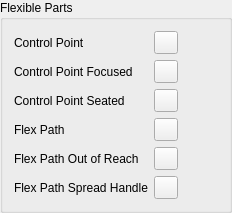
        <widget class="QGroupBox" name="FlexiblePartsColorsGroup">
         <property name="title">
          <string>Flexible Parts</string>
         </property>
         <layout class="QGridLayout" name="FlexiblePartsColorsLayout">
          <item row="0" column="0">
           <widget class="QLabel" name="label_35">
            <property name="toolTip">
             <string>Choose the display color for control points.</string>
            </property>
            <property name="buddy">
             <cstring>ControlPointColorButton</cstring>
            </property>
            <property name="text">
             <string>Control Point</string>
            </property>
           </widget>
          </item>
          <item row="0" column="1">
           <widget class="QToolButton" name="ControlPointColorButton">
            <property name="accessibleName">
             <string>Control Point Color</string>
            </property>
            <property name="toolTip">
             <string>Choose the display color for control points.</string>
            </property>
            <property name="text">
             <string />
            </property>
           </widget>
          </item>
          <item row="1" column="0">
           <widget class="QLabel" name="label_36">
            <property name="toolTip">
             <string>Choose the display color for the focused control point.</string>
            </property>
            <property name="buddy">
             <cstring>ControlPointFocusedColorButton</cstring>
            </property>
            <property name="text">
             <string>Control Point Focused</string>
            </property>
           </widget>
          </item>
          <item row="1" column="1">
           <widget class="QToolButton" name="ControlPointFocusedColorButton">
            <property name="accessibleName">
             <string>Focused Control Point Color</string>
            </property>
            <property name="toolTip">
             <string>Choose the display color for the focused control point.</string>
            </property>
            <property name="text">
             <string />
            </property>
           </widget>
          </item>
          <item row="2" column="0">
           <widget class="QLabel" name="ControlPointSeatedColorLabel">
            <property name="toolTip">
             <string>Choose the display color for an end control point whose fitting sits on a connection, or would when you drop it there.</string>
            </property>
            <property name="buddy">
             <cstring>ControlPointSeatedColorButton</cstring>
            </property>
            <property name="text">
             <string>Control Point Seated</string>
            </property>
           </widget>
          </item>
          <item row="2" column="1">
           <widget class="QToolButton" name="ControlPointSeatedColorButton">
            <property name="accessibleName">
             <string>Seated Control Point Color</string>
            </property>
            <property name="toolTip">
             <string>Choose the display color for an end control point whose fitting sits on a connection, or would when you drop it there.</string>
            </property>
            <property name="text">
             <string />
            </property>
           </widget>
          </item>
          <item row="3" column="0">
           <widget class="QLabel" name="PathColorLabel">
            <property name="toolTip">
             <string>Choose the display color for the flex path of a flexible part, along the length the part covers.</string>
            </property>
            <property name="buddy">
             <cstring>PathColorButton</cstring>
            </property>
            <property name="text">
             <string>Flex Path</string>
            </property>
           </widget>
          </item>
          <item row="3" column="1">
           <widget class="QToolButton" name="PathColorButton">
            <property name="accessibleName">
             <string>Flex Path Color</string>
            </property>
            <property name="toolTip">
             <string>Choose the display color for the flex path of a flexible part, along the length the part covers.</string>
            </property>
            <property name="text">
             <string />
            </property>
           </widget>
          </item>
          <item row="4" column="0">
           <widget class="QLabel" name="PathOutOfReachColorLabel">
            <property name="toolTip">
             <string>Choose the display color for the stretch of a flex path the part is too short to cover.</string>
            </property>
            <property name="buddy">
             <cstring>PathOutOfReachColorButton</cstring>
            </property>
            <property name="text">
             <string>Flex Path Out of Reach</string>
            </property>
           </widget>
          </item>
          <item row="4" column="1">
           <widget class="QToolButton" name="PathOutOfReachColorButton">
            <property name="accessibleName">
             <string>Flex Path Out of Reach Color</string>
            </property>
            <property name="toolTip">
             <string>Choose the display color for the stretch of a flex path the part is too short to cover.</string>
            </property>
            <property name="text">
             <string />
            </property>
           </widget>
          </item>
          <item row="5" column="0">
           <widget class="QLabel" name="SpreadHandleColorLabel">
            <property name="toolTip">
             <string>Choose the display color for the spread handle of the focused control point of a flexible part.</string>
            </property>
            <property name="buddy">
             <cstring>SpreadHandleColorButton</cstring>
            </property>
            <property name="text">
             <string>Flex Path Spread Handle</string>
            </property>
           </widget>
          </item>
          <item row="5" column="1">
           <widget class="QToolButton" name="SpreadHandleColorButton">
            <property name="accessibleName">
             <string>Flex Path Spread Handle Color</string>
            </property>
            <property name="toolTip">
             <string>Choose the display color for the spread handle of the focused control point of a flexible part.</string>
            </property>
            <property name="text">
             <string />
            </property>
           </widget>
          </item>
          <item row="0" column="2">
           <spacer name="FlexiblePartsColorsSpacer">
            <property name="orientation">
             <enum>Qt::Horizontal</enum>
            </property>
            <property name="sizeHint" stdset="0">
             <size>
              <width>40</width>
              <height>20</height>
             </size>
            </property>
           </spacer>
          </item>
         </layout>
        </widget>
